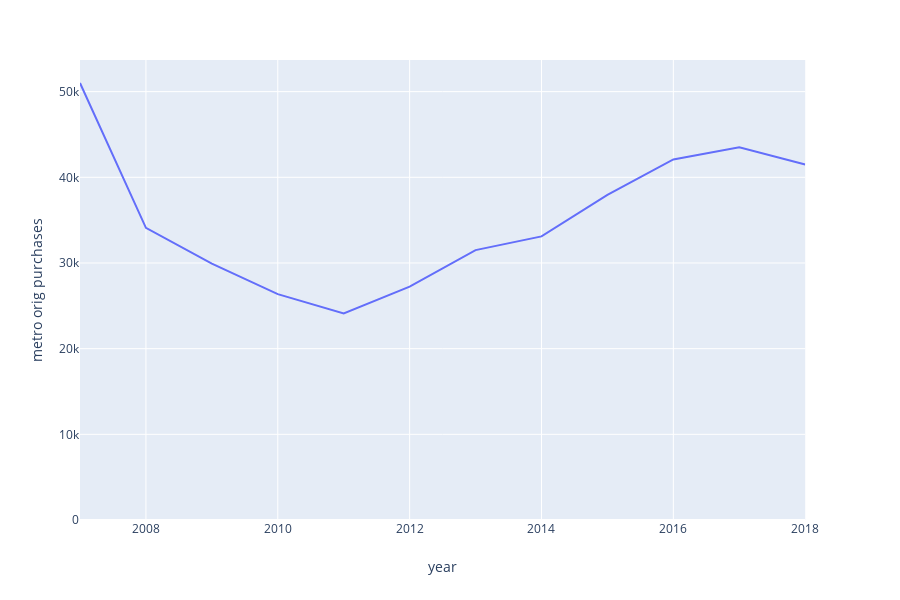

The code cell stored with this chart in its notebook:
### Code cell
metro_purchases_df.columns = ['year', 'metro orig purchases']
fig_metro_orig_p = px.line(metro_purchases_df, x='year', y='metro orig purchases')
fig_metro_orig_p.update_yaxes(rangemode="tozero")

### Figure 1 — Plotly figure (JSON) as saved in the notebook; plotly's stock layout.template omitted (floating-point values rounded to 4 significant figures)
{"data": [{"hoverlabel": {"namelength": 0}, "hovertemplate": "year=%{x}<br>metro orig purchases=%{y}", "legendgroup": "", "line": {"color": "#636efa", "dash": "solid"}, "mode": "lines", "name": "", "showlegend": false, "type": "scatter", "x": ["2007", "2008", "2009", "2010", "2011", "2012", "2013", "2014", "2015", "2016", "2017", "2018"], "xaxis": "x", "y": [51009, 34105, 29926, 26367, 24110, 27230, 31507, 33101, 37949, 42083, 43520, 41487], "yaxis": "y"}], "layout": {"height": 600, "legend": {"tracegroupgap": 0}, "margin": {"t": 60}, "xaxis": {"anchor": "y", "domain": [0, 0.98], "title": {"text": "year"}}, "yaxis": {"anchor": "x", "domain": [0, 1], "rangemode": "tozero", "title": {"text": "metro orig purchases"}}}}
